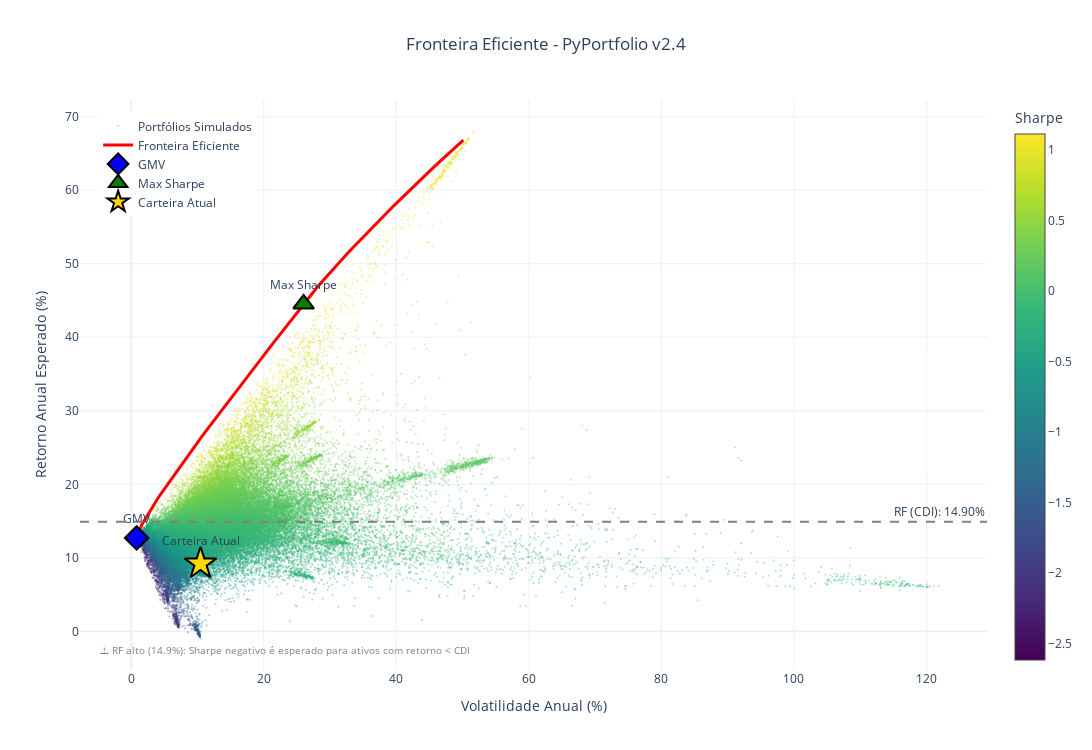

This figure's notebook cell:
### Markdown cell above
---
## 📊 BLOCO 6 - VISUALIZAÇÕES

### Code cell
# =============================================================================
# GRÁFICO: FRONTEIRA EFICIENTE
# =============================================================================

carteiras_especiais = {
    'GMV': {
        'retorno': ret_gmv, 'volatilidade': vol_gmv, 'sharpe': sharpe_gmv,
        'pesos': pesos_gmv, 'nomes': ATIVOS_OTIMIZACAO
    },
    'Max Sharpe': {
        'retorno': ret_max_sharpe, 'volatilidade': vol_max_sharpe, 'sharpe': sharpe_max_sharpe,
        'pesos': pesos_max_sharpe, 'nomes': ATIVOS_OTIMIZACAO
    }
}

if TEM_CARTEIRA_ATUAL:
    carteiras_especiais['Carteira Atual'] = {
        'retorno': ret_atual, 'volatilidade': vol_atual, 'sharpe': sharpe_atual,
        'pesos': pesos_carteira, 'nomes': ATIVOS_OTIMIZACAO
    }

fig_frontier = criar_grafico_fronteira_completo(
    ret_sim, vol_sim, sharpe_sim,
    fronteira_vols, fronteira_rets,
    carteiras_especiais, RF_ANUAL,
    titulo="Fronteira Eficiente - PyPortfolio v2.4"
)
fig_frontier.show()

### Figure 1 — Plotly figure (JSON) as saved in the notebook; plotly's stock layout.template omitted (floating-point values rounded to 4 significant figures; data arrays with more than 128 entries replaced by an {"elided": "..."} marker saying what was removed)
{"data": [{"hovertemplate": "Vol: %{x:.2f}%<br>Ret: %{y:.2f}%<br>Sharpe: %{marker.color:.3f}<extra></extra>", "marker": {"color": {"elided": "80000 float values"}, "colorbar": {"title": {"text": "Sharpe"}, "x": 1.02}, "colorscale": [[0, "#440154"], [0.1111, "#482878"], [0.2222, "#3e4989"], [0.3333, "#31688e"], [0.4444, "#26828e"], [0.5556, "#1f9e89"], [0.6667, "#35b779"], [0.7778, "#6ece58"], [0.8889, "#b5de2b"], [1, "#fde725"]], "opacity": 0.4, "size": 2}, "mode": "markers", "name": "Portfólios Simulados", "type": "scatter", "x": {"elided": "80000 float values"}, "y": {"elided": "80000 float values"}}, {"hovertemplate": "Vol: %{x:.2f}%<br>Ret: %{y:.2f}%<extra></extra>", "line": {"color": "red", "width": 3}, "mode": "lines", "name": "Fronteira Eficiente", "type": "scatter", "x": [1.007, 1.215, 1.614, 2.228, 2.907, 3.413, 4.104, 4.807, 5.522, 6.255, 6.996, 7.652, 8.389, 9.111, 9.864, 10.62, 11.39, 12.15, 12.93, 13.7, 14.47, 15.25, 16.03, 16.81, 17.59, 18.37, 19.15, 19.94, 20.72, 21.51, 22.29, 23.08, 23.87, 24.65, 25.44, 26.24, 27.06, 27.91, 28.78, 29.67, 30.58, 31.51, 32.45, 33.4, 34.37, 35.35, 36.34, 37.33, 38.34, 39.36, 40.38, 41.41, 42.45, 43.51, 44.58, 45.66, 46.76, 47.86, 48.98, 50.11], "y": [12.7, 13.62, 14.54, 15.45, 16.37, 17.29, 18.2, 19.12, 20.04, 20.96, 21.87, 22.79, 23.71, 24.62, 25.54, 26.46, 27.38, 28.29, 29.21, 30.13, 31.04, 31.96, 32.88, 33.8, 34.71, 35.63, 36.55, 37.46, 38.38, 39.3, 40.22, 41.13, 42.05, 42.97, 43.88, 44.8, 45.72, 46.64, 47.55, 48.47, 49.39, 50.31, 51.22, 52.14, 53.06, 53.97, 54.89, 55.81, 56.73, 57.64, 58.56, 59.48, 60.39, 61.31, 62.23, 63.15, 64.06, 64.98, 65.9, 66.81]}, {"hovertemplate": "<b>GMV</b><br>Retorno: 12.70%<br>Volatilidade: 0.82%<br>Sharpe: -2.694<br><br><b>Top Pesos:</b><br>Trend Investback FIC FIRF Simpl: 16.0%<br>Plural Yield FIF RF Referenciad: 15.7%<br>Fundo 24 Horas FIRF RL: 15.7%<br>BNP Paribas RF FIF RF: 15.3%<br>Daycoval Classic CIC FIRF CP RL: 15.2%<br>Absolute Atenas Advisory FIC FI: 13.3%<br>XP Debêntures Incentivadas CDI : 6.5%<br>JP Morgan Global High Yield Bon: 1.3%<extra></extra>", "marker": {"color": "blue", "line": {"color": "black", "width": 2}, "size": 18, "symbol": "diamond"}, "mode": "markers+text", "name": "GMV", "text": ["GMV"], "textposition": "top center", "type": "scatter", "x": [0.8158], "y": [12.7]}, {"hovertemplate": "<b>Max Sharpe</b><br>Retorno: 44.54%<br>Volatilidade: 26.01%<br>Sharpe: 1.140<br><br><b>Top Pesos:</b><br>NVDA: 43.2%<br>PETR4: 29.0%<br>ITUB4: 27.8%<extra></extra>", "marker": {"color": "green", "line": {"color": "black", "width": 2}, "size": 18, "symbol": "triangle-up"}, "mode": "markers+text", "name": "Max Sharpe", "text": ["Max Sharpe"], "textposition": "top center", "type": "scatter", "x": [26.01], "y": [44.54]}, {"hovertemplate": "<b>Carteira Atual</b><br>Retorno: 9.22%<br>Volatilidade: 10.46%<br>Sharpe: -0.544<br><br><b>Top Pesos:</b><br>CRA JBS - SET-2038: 27.2%<br>DEB AEGEA RIO SPE4 - SET-2042: 16.2%<br>ARX Hedge FIC Incentivado Finan: 9.6%<br>BTC: 9.1%<br>XP Balanceado Fundo Mútuo de Pr: 8.0%<br>CRA MARFRIG - MAR-2034: 7.9%<br>XP Debêntures Incentivadas CDI : 6.6%<br>CRA M. DIAS BRANCO - MAR-2031: 2.4%<br>SOL: 2.3%<br>GOOGL: 1.6%<extra></extra>", "marker": {"color": "gold", "line": {"color": "black", "width": 2}, "size": 24, "symbol": "star"}, "mode": "markers+text", "name": "Carteira Atual", "text": ["Carteira Atual"], "textposition": "top center", "type": "scatter", "x": [10.46], "y": [9.215]}], "layout": {"annotations": [{"showarrow": false, "text": "RF (CDI): 14.90%", "x": 1, "xanchor": "right", "xref": "x domain", "y": 14.9, "yanchor": "bottom", "yref": "y"}, {"align": "left", "font": {"color": "gray", "size": 10}, "showarrow": false, "text": "⚠️ RF alto (14.9%): Sharpe negativo é esperado para ativos com retorno < CDI", "x": 0.02, "xref": "paper", "y": 0.02, "yref": "paper"}], "height": 750, "hovermode": "closest", "legend": {"x": 0.02, "y": 0.98}, "shapes": [{"line": {"color": "gray", "dash": "dash"}, "type": "line", "x0": 0, "x1": 1, "xref": "x domain", "y0": 14.9, "y1": 14.9, "yref": "y"}], "title": {"text": "Fronteira Eficiente - PyPortfolio v2.4", "x": 0.5}, "width": 1100, "xaxis": {"title": {"text": "Volatilidade Anual (%)"}}, "yaxis": {"title": {"text": "Retorno Anual Esperado (%)"}}}}
